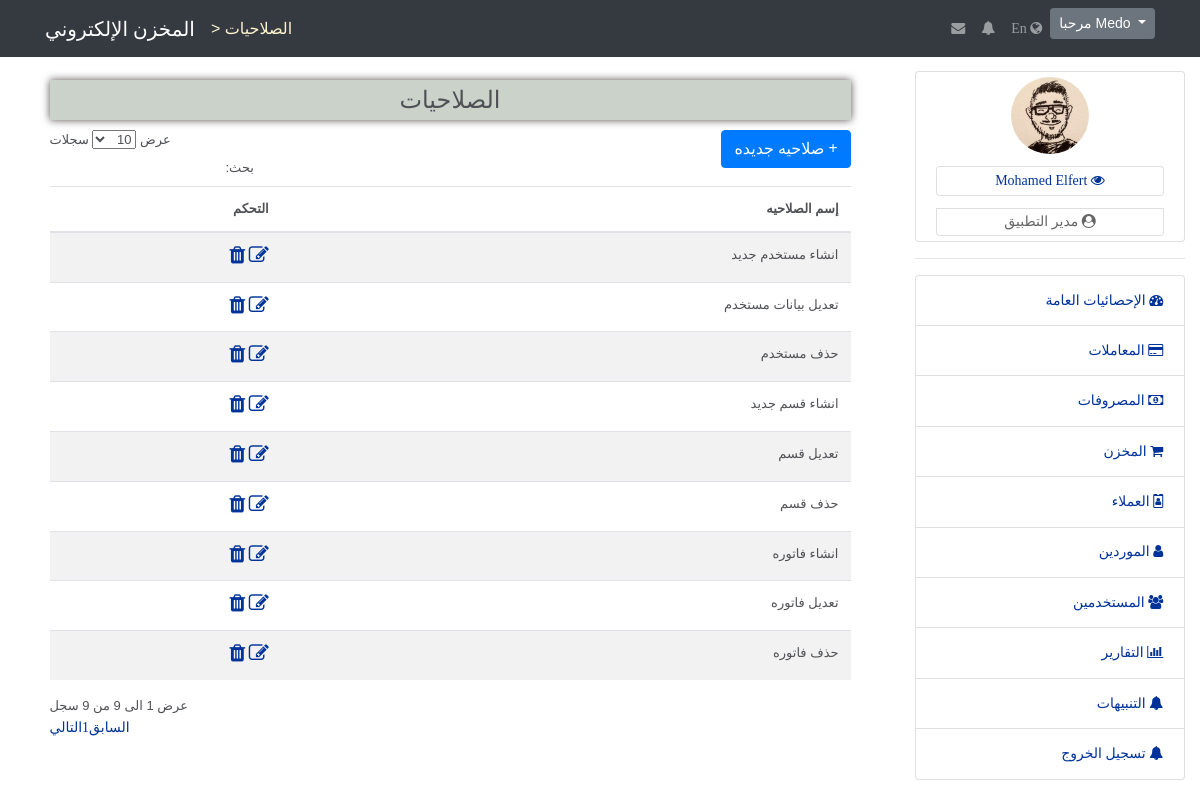
/privileges, run on the app's committed database.
### tables this page shows
CREATE TABLE `app_users_privileges` (
  `PrivilegeId` tinyint(3) UNSIGNED NOT NULL,
  `Privilege` varchar(30) NOT NULL,
  `PrivilegeTitle` varchar(30) NOT NULL
);

### app/controllers/abstractcontroller.php (called while the page is built, shortened)
<?php
class AbstractController
{
    protected $_controller;
    protected $_action;
    protected $_template;
    protected $_registry;
    protected $_data = [];
    public function setController($controllerName){
        $this->_controller = $controllerName;
    }
    public function setAction($actionName){
        $this->_action = $actionName;
    }
    public function setTemplate($template){
        $this->_template = $template;
    }
    public function setRegistry($registry){
        $this->_registry = $registry;
    }
    protected function _view(){
        $view = VIEWS_PATH . $this->_controller . DS . $this->_action . '.view.php';
        $this->_data = array_merge($this->_data,$this->language->getDictionary());
        $this->_template->setRegistry($this->_registry);
        $this->_template->setActionViewFile($view);
        $this->_template->setAppData($this->_data);
        $this->_template->renderApp();
    }
}

### app/controllers/privilegescontroller.php (called while the page is built, shortened)
<?php
class PrivilegesController extends AbstractController
{
    public function defaultAction()
    {
        $this->_data ['privileges'] = privilegesModel::getAll();
        $this->_view();
    }
}

### app/lib/frontcontroller.php (called while the page is built, shortened)
<?php
class FrontController
{
    private $_controller = 'index';
    private $_action     = 'default';
    private $_params     = array();
    private $_registry;
    private $_template;
    public function __construct(Template $template , Registry $registry)
    {
        $this->_template = $template;
        $this->_registry = $registry;
    }
    private function _parseUrl(){
        $url = explode('/',trim(parse_url($_SERVER['REQUEST_URI'],PHP_URL_PATH),'/'),3);
        if (isset($url[0]) && $url[0] != ''){
            $this->_controller = $url[0];
        }
    }
    public function dispatch(){
        $actionName = $this->_action .'Action';
        $controller = new $controllerClassName();
        $controller->setController($this->_controller);
        $controller->setAction($this->_action);
        $controller->setparams($this->_params);
        $controller->setTemplate($this->_template);
        $controller->setRegistry($this->_registry);
        $controller->$actionName();
    }
}

### public/index.php (called while the page is built, shortened)
<?php
require APP_PATH . DS . 'lib' . DS . 'autoload.php';
$session = new SessionManager();
$session->start();
if(!isset($session->lang)){
    $session->lang = APP_DEFAULT_LANGUAGE;
}
$template_parts = require '..' . DS . 'app' . DS . 'config' . DS . 'templateconfig.php';
$template  = new Template($template_parts);
$language  = new Language();
$messenger = Messenger::getInstance($session);
$registry = Registry::getInstance();
$registry->session   = $session;
$registry->language  = $language;
$registry->messenger = $messenger;
$frontController = new FrontController($template,$registry);
$frontController->dispatch();

### app/lib/autoload.php (called while the page is built, shortened)
<?php
class Autoload
{
    public static function autoload($className){
        $className = str_replace('PHPMVC' , '' , $className);
        $className = str_replace('\\' , '/' , $className);
        $className = $className . '.php';
        $className = strtolower($className);
    }
}

### app/lib/database/databasehandler.php (called while the page is built, shortened)
<?php
abstract class DatabaseHandler
{
    public static function factory()
    {
        $driver = DATABASE_CONN_DRIVER;
        if ($driver == self::DATABASE_DRIVER_PDO) {
            return PDODatabaseHandler::getInstance();
        } elseif ($driver == self::DATABASE_DRIVER_MYSQLI) {
            return MySQLiDatabaseHandler::getInstance();
        }
    }
}

### app/lib/database/pdodatabasehandler.php (called while the page is built, shortened)
<?php
class PDODatabaseHandler extends DatabaseHandler
{
    private static $_instance;
    private static $_handler;
    public function __call($name,$arguments){
        return call_user_func_array(array(&self::$_handler, $name),$arguments);
    }
    protected static function init()
    {
        try{
            self::$_handler = new \PDO('mysql://hostname=' . DATABASE_HOST_NAME . ';dbname=' . DATABASE_DB_NAME,
                                        DATABASE_USERNAME,DATABASE_PASSWORD,
                array(\PDO::ATTR_ERRMODE => \PDO::ERRMODE_WARNING, \PDO::MYSQL_ATTR_INIT_COMMAND => 'SET NAMES UTF8'));
        }catch(\PDOException $e){
            echo 'Sorry your may not have access to the database server.';
        }
    }
    public static function getInstance()
    {
        if(self::$_instance === null){
            self::$_instance  = new self();
        }
        return self::$_instance;
    }
}

### app/models/abstractmodel.php (called while the page is built, shortened)
<?php
class AbstractModel
{
    public static function getAll()
    {
        $sql = 'SELECT * FROM ' . static::$tableName;
        $stmt = DatabaseHandler::factory()->prepare($sql);
        $stmt->execute();
        if(method_exists(get_called_class(), '__construct')) {
            $results = $stmt->fetchAll(\PDO::FETCH_CLASS | \PDO::FETCH_PROPS_LATE, get_called_class(), array_keys(static::$tableSchema));
        } else {
            $results = $stmt->fetchAll(\PDO::FETCH_CLASS, get_called_class());
        }
        return  (is_array($results) && !empty($results)) ? $results : false;
    }
}

### app/views/privileges/default.view.php (the view)
<div class="main_div">
    <div class="show_info" style="width: 90%;">
        <table class="table table-striped custab data">
            <thead>
                <legend style="background: #cad2ca;padding: 10px;text-align: center; margin-bottom: 10px;box-shadow: 0 0 8px #574E4E;"> <?= $title ?> </legend>
                <a href="/privileges/add" class="btn btn-primary btn-xs pull-right"><b>&plus;</b> <?= $text_add_new_privilege ?> </a>
                <tr>
                    <th> <?= $text_privilege_name ?> </th>
                    <th> <?= $text_options ?> </th>
                </tr>
            </thead>
            <tbody>
            <?php
            if ($privileges !== false){
                foreach($privileges as $privilege){
            ?>
                <tr>
                    <td><?= $privilege->Privilege?></td>
                    <td>
                        <a href="/privileges/edit/<?= $privilege->PrivilegeId ?>"><i class="fa fa-edit" style="font-size:20px"></i></a>
                        <a href="/privileges/delete/<?= $privilege->PrivilegeId ?>" onclick="if(!confirm('<?= $text_delete_confirm ?>')) return false"><i class="fa fa-trash" style="font-size:20px"></i></a>
                    </td>
                </tr>
            <?php
                }
            }else{
            ?>
                <td colsapan="6"><p> <?= $text_no_data ?> </p></td>
            <?php
            }
            ?>
            </tbody>
        </table>
    </div>
</div>

### app/lib/template/template.php (shortened to what this page needs)
<?php
class Template
{
    private $_templateParts;
    private $_action_view;
    public function __construct(array $parts)
    {
        $this->_templateParts = $parts;
    }
    public function setActionViewFile($actionViewPath)
    {
        $this->_action_view = $actionViewPath;
    }
    private function renderTemplateHeaderStart()
    {
        require TEMPLATE_PATH . 'templateheaderstart.php';
    }
    private function renderTemplateHeaderEnd()
    {
        require TEMPLATE_PATH . 'templateheaderend.php';
    }
    private function renderTemplateFooter()
    {
        require TEMPLATE_PATH . 'templatefooter.php';
    }
    private function renderTemplateBlocks()
    {
        if(!array_key_exists('template',$this->_templateParts)){
            echo '
                    <div style="background: #ce5656;padding: 5px;text-align: center">
                        <h1> Sorry You Have To Define The Template Blocks :( </h1>
                    </div>
                ';
        }else{
            $parts = $this->_templateParts['template'];
            if(!empty($parts)){
                foreach($parts as $partKey => $file){
                    if($partKey === ':view'){
                        require $this->_action_view;
                    }else{
                        require $file;
                    }
                }
            }
        }
    }
    private function renderHeaderResources()
    {
        $output = '';
        if(!array_key_exists('header_resources',$this->_templateParts)){
            echo '
                    <div style="background: #ce5656;padding: 5px;text-align: center">
                        <h1> Sorry You Have To Define The Header Resources :( </h1>
                    </div>
                ';
        }else{
            $resources = $this->_templateParts['header_resources'];
            $css = $resources['css'];
            if(!empty($css)){
                foreach($css as $cssKey => $path){
                    $output .= '<link type="text/css" rel="stylesheet" href="' . $path . '">';
                }
            }
            $js = $resources['js'];
            if(!empty($js)){
                foreach($js as $jsKey => $path){
                    $output .= '<script  src="' . $path . '"></script>';
                }
            }
        }
        echo $output;
    }
    public function renderApp()
    {
        $this->renderHeaderResources();
        $this->renderTemplateBlocks();
    }
}

### public/css/mainar.css (style rules this page uses)
* { margin: 0px; padding: 0px; box-sizing: border-box; }
body, html { height: 100%; font-family: OpenSans-Regular, sans-serif; }
a { font-family: OpenSans-Regular; font-size: 14px; line-height: 1.7; color: #666666; margin: 0px; transition: all 0.4s; -webkit-transition: all 0.4s; -o-transition: all 0.4s; -moz-transition: all 0.4s; }
body { background-color: #fff; margin: 40px; font: 13px/20px normal Helvetica, Arial, sans-serif; color: #4F5155; }
table { direction: rtl; text-align: right; }
.show_info { direction: rtl; }
.btn { margin-bottom: 10px; }

### public/css/style3.css (style rules this page uses)
body { background-color: #fff; margin: 40px; font: 13px/20px normal Helvetica, Arial, sans-serif; color: #4F5155; }
a { color: #003399; background-color: transparent; font-weight: normal; }
* { margin: 0; padding: 0; }
div.main_div { margin: 5px 0; padding: 0 5px; overflow: hidden; }
div.main_div div.show_info { margin: 1% auto; width: 600px; }

### public/css/shop-homepage.css (style rules this page uses)
body { padding-top: 56px; }

### data on the page
app_users_privileges: Privilege "انشاء مستخدم جديد"
app_users_privileges: Privilege "تعديل بيانات مستخدم"
app_users_privileges: Privilege "حذف مستخدم"
app_users_privileges: Privilege "انشاء قسم جديد"
app_users_privileges: Privilege "تعديل قسم"
app_users_privileges: Privilege "حذف قسم"
app_users_privileges: Privilege "انشاء فاتوره"
app_users_privileges: Privilege "تعديل فاتوره"
app_users_privileges: Privilege "حذف فاتوره"
